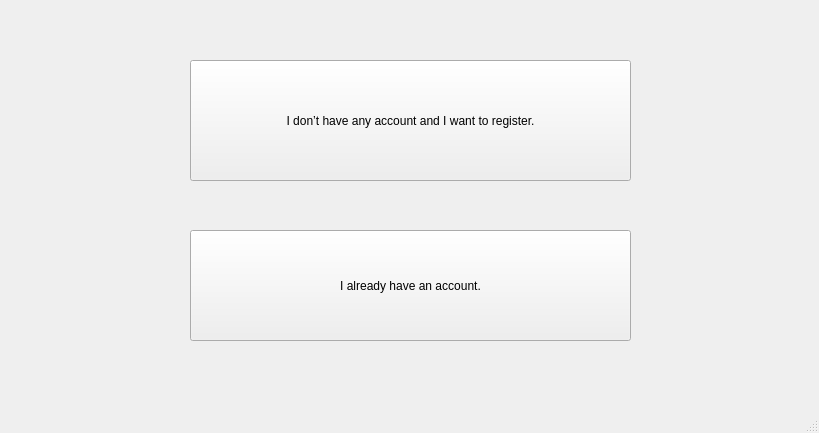
<?xml version="1.0" encoding="UTF-8"?>
<ui version="4.0">
 <class>MainWindow</class>
 <widget class="QMainWindow" name="MainWindow">
  <property name="geometry">
   <rect>
    <x>0</x>
    <y>0</y>
    <width>819</width>
    <height>433</height>
   </rect>
  </property>
  <property name="windowTitle">
   <string>MainWindow</string>
  </property>
  <widget class="QWidget" name="centralwidget">
   <widget class="QToolButton" name="signin">
    <property name="geometry">
     <rect>
      <x>190</x>
      <y>230</y>
      <width>441</width>
      <height>111</height>
     </rect>
    </property>
    <property name="text">
     <string>I already have an account.</string>
    </property>
   </widget>
   <widget class="QPushButton" name="signUp">
    <property name="geometry">
     <rect>
      <x>190</x>
      <y>60</y>
      <width>441</width>
      <height>121</height>
     </rect>
    </property>
    <property name="mouseTracking">
     <bool>false</bool>
    </property>
    <property name="text">
     <string>I don’t have any account and I want to register.</string>
    </property>
    <property name="checkable">
     <bool>false</bool>
    </property>
   </widget>
  </widget>
  <widget class="QMenuBar" name="menubar">
   <property name="geometry">
    <rect>
     <x>0</x>
     <y>0</y>
     <width>819</width>
     <height>26</height>
    </rect>
   </property>
  </widget>
  <widget class="QStatusBar" name="statusbar"/>
 </widget>
 <resources/>
 <connections>
  <connection>
   <sender>signUp</sender>
   <signal>clicked()</signal>
   <receiver>MainWindow</receiver>
   <slot>deleteLater()</slot>
   <hints>
    <hint type="sourcelabel">
     <x>410</x>
     <y>146</y>
    </hint>
    <hint type="destinationlabel">
     <x>409</x>
     <y>216</y>
    </hint>
   </hints>
  </connection>
  <connection>
   <sender>signin</sender>
   <signal>clicked()</signal>
   <receiver>MainWindow</receiver>
   <slot>deleteLater()</slot>
   <hints>
    <hint type="sourcelabel">
     <x>410</x>
     <y>311</y>
    </hint>
    <hint type="destinationlabel">
     <x>409</x>
     <y>216</y>
    </hint>
   </hints>
  </connection>
 </connections>
</ui>
